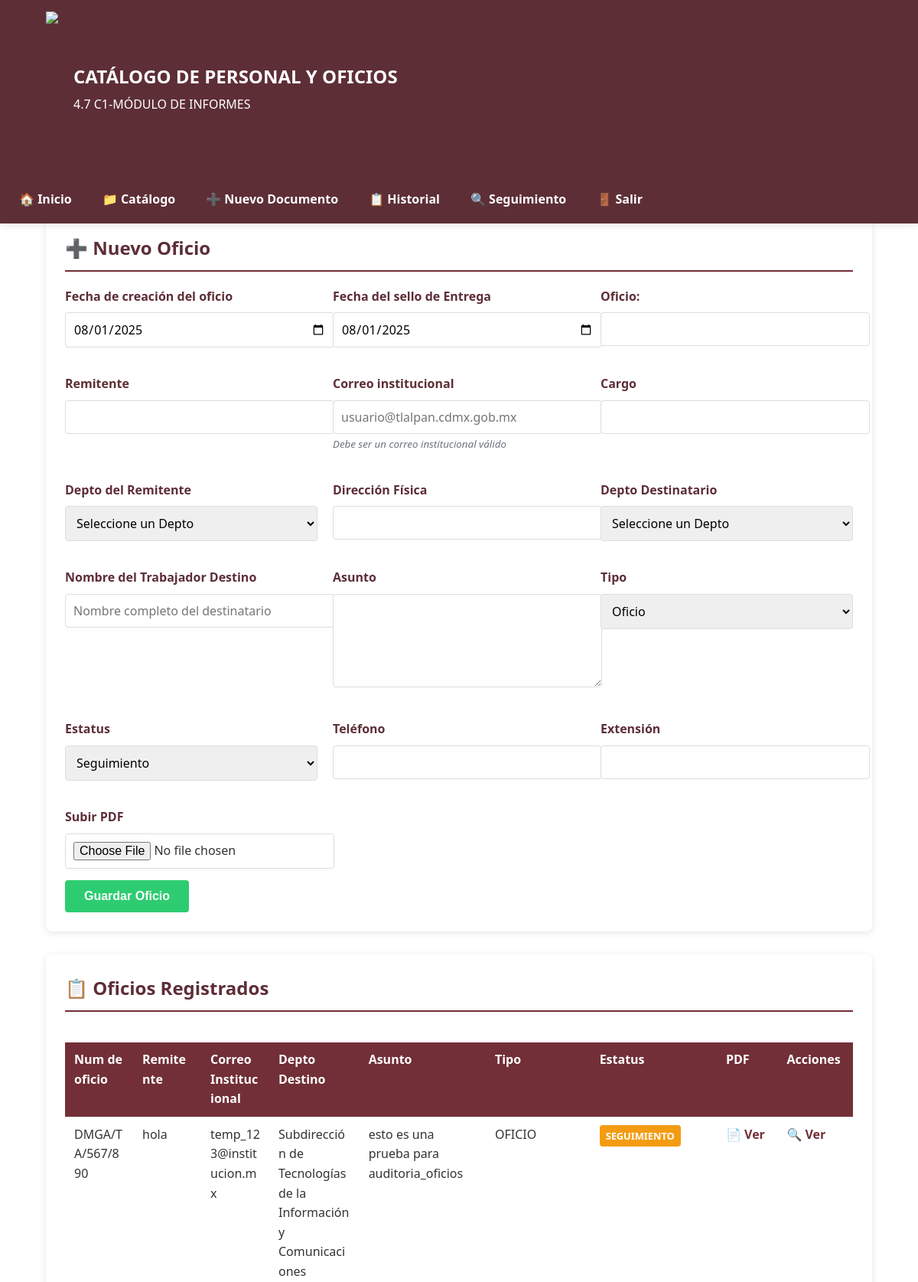
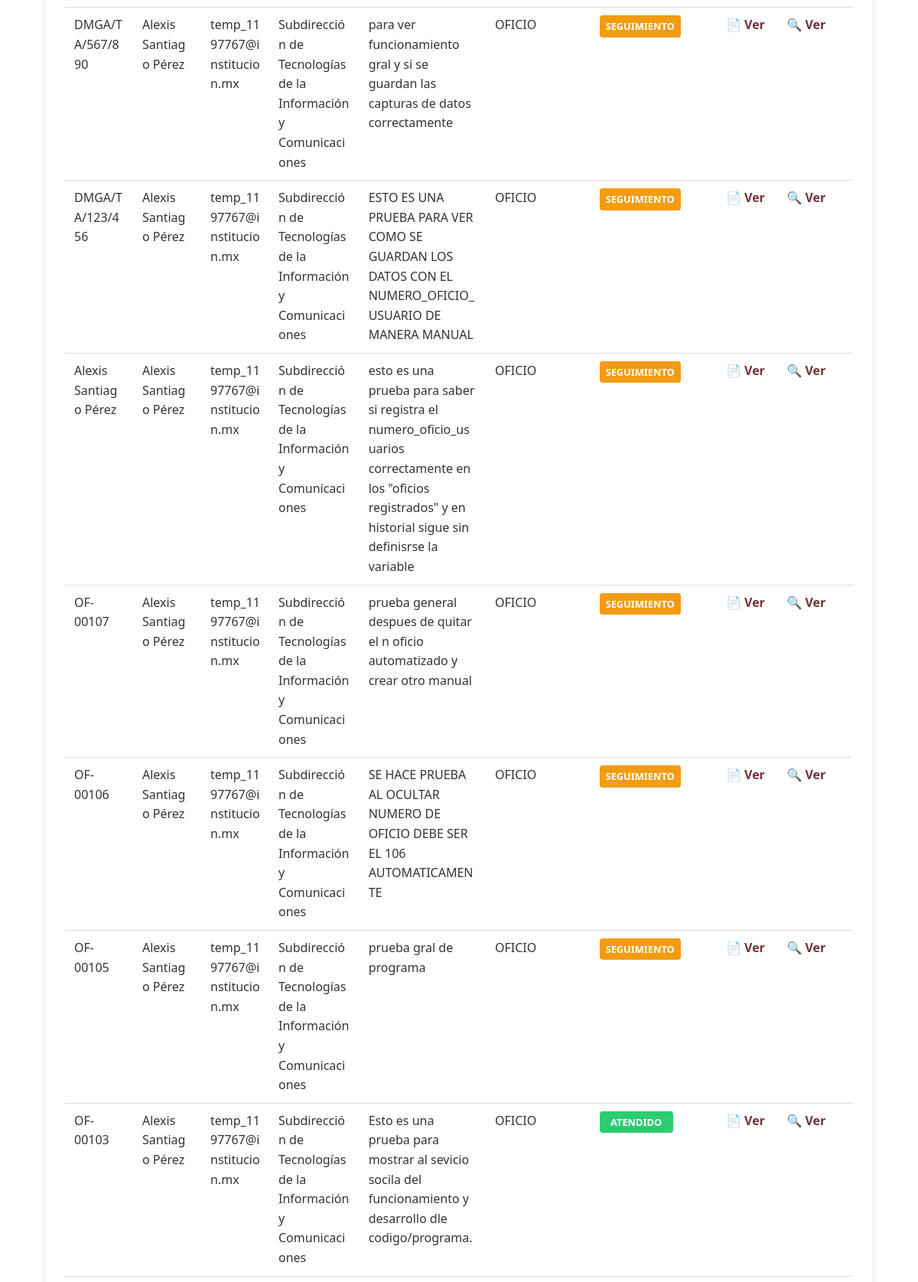
The app's page /index.php (signed in, upper part) with its own data (2 pictures, top to bottom).
### tables this page shows
CREATE TABLE `documentos` (
  `id` int(11) NOT NULL,
  `fecha_creacion` datetime NOT NULL,
  `fecha_entrega` date NOT NULL,
  `fecha_recepcion` date DEFAULT NULL,
  `numero_oficio` varchar(50) NOT NULL,
  `remitente` varchar(100) NOT NULL,
  `cargo_remitente` varchar(100) NOT NULL,
  `depto_remitente` varchar(100) DEFAULT NULL,
  `telefono` varchar(20) DEFAULT NULL,
  `asunto` text NOT NULL,
  `tipo` enum('OFICIO','TURNO','CIRCULAR','NOTA_INFORMATIVA','CONOCIMIENTO') NOT NULL,
  `estatus` enum('SEGUIMIENTO','ATENDIDO','TURNADO') NOT NULL,
  `pdf_url` varchar(255) NOT NULL,
  `etapa` enum('RECIBIDO','RESPUESTA','ACUSE') DEFAULT 'RECIBIDO',
  `fecha_respuesta` date DEFAULT NULL,
  `destinatario` varchar(255) DEFAULT NULL,
  `usuario_responde` int(11) DEFAULT NULL,
  `usuario_acusa` int(11) DEFAULT NULL,
  `fecha_acuse` date DEFAULT NULL,
  `dire_fisica` varchar(255) DEFAULT NULL,
  `usuario_registra` int(11) DEFAULT NULL,
  `jud_destino` varchar(100) DEFAULT NULL,
  `numero_empleado` varchar(20) NOT NULL,
  `numero_oficio_usuario` varchar(50) DEFAULT NULL,
  `email_institucional` varchar(100) NOT NULL
);

### index.php (the view, shortened to what this page needs)
<?php
require 'auth_middleware.php';
require 'database.php';
function generarNumeroAutomatico() {
    global $conn;
    $query = "SELECT MAX(CAST(SUBSTRING(numero_empleado, 5) AS UNSIGNED)) as max_num FROM catalogo_personal";
    $result = mysqli_query($conn, $query);
    $row = mysqli_fetch_assoc($result);
    $next_num = ($row['max_num'] ?? 0) + 1;
    return 'EMP-' . str_pad($next_num, 5, '0', STR_PAD_LEFT);
}
$query = "SELECT
    d.id,
    d.numero_oficio,
    COALESCE(d.numero_oficio_usuario, d.numero_oficio) AS numero_oficio_mostrar,
    DATE_FORMAT(d.fecha_creacion, '%d/%m/%Y %H:%i') AS fecha_creacion_format,
    DATE_FORMAT(d.fecha_entrega, '%d/%m/%Y') AS fecha_entrega_format,
    IFNULL(cp.nombre, d.remitente) AS remitente,
    d.numero_empleado,
    COALESCE(d.email_institucional, 'No especificado') AS email_institucional,
    d.jud_destino,
    d.asunto,
    d.tipo,
    d.estatus,
    CONCAT('http://', 'localhost/SISTEMA_OFICIOS/', d.pdf_url) AS pdf_url_completo,
    u.username AS registrado_por
FROM documentos d
LEFT JOIN usuarios u ON d.usuario_registra = u.id
LEFT JOIN catalogo_personal cp ON TRIM(d.email_institucional) = TRIM(cp.email_institucional)
WHERE d.remitente IS NOT NULL
ORDER BY d.fecha_creacion DESC, d.id DESC
LIMIT 200";
$result = mysqli_query($conn, $query);
?>
<!DOCTYPE html>
<html lang="es">
<head>
</head>
<body>
    <div class="header-container">
        <header class="header">
            <div class="header-content">
                <img src="https://encrypted-tbn0.gstatic.com/images?q=tbn:ANd9GcQ7aYPuTCzDGoZMSU-RjMxRgxT46_uK_Bl3fw&s">
                <div class="header-text">
                    <h1>CATÁLOGO DE PERSONAL Y OFICIOS</h1>
                    <p>4.7 C1-MÓDULO DE INFORMES</p>
                </div>
            </div>
        </header>
        <nav class="menu">
        </nav>
    </div>
    <main class="container">
        <div class="welcome-container">
            <div class="welcome-msg">
                Bienvenido, <strong><?= htmlspecialchars($_SESSION['user']['username']) ?></strong>
                <span class="role-badge"><?= $_SESSION['user']['rol'] ?></span>
            </div>
            <a href="logout.php" class="btn" style="background-color: var(--danger-color);">Cerrar Sesión</a>
        </div>
        <?php if (in_array($_SESSION['user']['rol'], ['SISTEMAS', 'ADMIN', 'CAPTURISTA'])): ?>
        <section class="card">
            <h2 class="card-title">➕ Nuevo Oficio</h2>
            <form action="guardar.php" method="post" enctype="multipart/form-data" id="oficioForm">
                <div class="form-grid">
                    <div class="form-group">
                        <label for="fecha_creacion">Fecha de creación del oficio</label>
                        <input type="date" id="fecha_creacion" name="fecha_creacion" required value="<?= date('Y-m-d') ?>">
                    </div>
                    <div class="form-group">
                        <label for="fecha_entrega">Fecha del sello de Entrega</label>
                        <input type="date" id="fecha_entrega" name="fecha_entrega" required value="<?= date('Y-m-d') ?>">
                    </div>
                    <div class="form-group">
                        <label for="numero_oficio_usuario">Oficio:</label>
                        <input type="text" class="form-control" id="numero_oficio_usuario" name="numero_oficio_usuario" required>
                    </div>
                    <div class="form-group">
                        <label for="remitente">Remitente</label>
                        <input type="text" id="remitente" name="remitente" required>
                    </div>
                    <div class="form-group">
    <label for="email_institucional">Correo institucional</label>
    <input type="email" id="email_institucional" name="email_institucional" required
        placeholder="usuario@tlalpan.cdmx.gob.mx"
        onblur="validarCorreo(this)">
    <small id="emailHelp" class="text-muted">Debe ser un correo institucional válido</small>
</div>
<input type="hidden" name="numero_empleado" id="numero_empleado" value="<?= generarNumeroAutomatico() ?>">
                    <div class="form-group">
                        <label for="cargo_remitente">Cargo</label>
                        <input type="text" id="cargo_remitente" name="cargo_remitente" required>
                    </div>
                    <div class="form-group">
                        <label for="depto_remitente">Depto del Remitente</label>
                        <select id="depto_remitente" name="depto_remitente" required>
                            <option value="">Seleccione un Depto</option>
                        </select>
                    </div>
                    <div class="form-group">
                        <label for="dire_fisica">Dirección Física</label>
                        <input type="text" id="dire_fisica" name="dire_fisica" required>
                    </div>
                    <div class="form-group">
                        <label for="jud_destino">Depto Destinatario</label>
                        <select id="jud_destino" name="jud_destino" required>
                            <option value="">Seleccione un Depto</option>
                        </select>
                    </div>
                    <div class="form-group">
                        <label for="trabajador_destino">Nombre del Trabajador Destino</label>
                        <input type="text" id="trabajador_destino" name="trabajador_destino"
                                placeholder="Nombre completo del destinatario">
                    </div>
                    <div class="form-group">
                        <label for="asunto">Asunto</label>
                        <textarea id="asunto" name="asunto" required></textarea>
                    </div>
                    <div class="form-group">
                        <label for="tipo">Tipo</label>
                        <select id="tipo" name="tipo" required>
                            <option value="OFICIO">Oficio</option>
                        </select>
                    </div>
                    <div class="form-group">
                        <label for="estatus">Estatus</label>
                        <select id="estatus" name="estatus" required>
                            <option value="SEGUIMIENTO">Seguimiento</option>
                        </select>
                    </div>
                    <div class="form-group">
                        <label for="telefono">Teléfono</label>
                        <input type="tel" id="telefono" name="telefono" required>
                    </div>
                    <div class="form-group">
                        <label for="extension">Extensión</label>
                        <input type="text" id="extension" name="extension" pattern="[0-9]{1,5}" title="Solo números, máximo 5 dígitos">
                    </div>
                    <div class="form-group">
                        <label for="pdf_file">Subir PDF</label>
                        <input type="file" id="pdf_file" name="pdf_file" accept=".pdf" required>
                    </div>
                </div>
                <button type="submit" class="btn">Guardar Oficio</button>
            </form>
        </section>
        <?php endif; ?>
        <section class="card">
            <h2 class="card-title">📋 Oficios Registrados</h2>
            <div class="table-container">
                <table>
                    <thead>
                        <tr>
                            <th>Num de oficio</th>
                            <th>Remitente</th>
                            <th>Correo Institucional</th>
                            <th>Depto Destino</th>
                            <th>Asunto</th>
                            <th>Tipo</th>
                            <th>Estatus</th>
                            <th>PDF</th>
                            <th>Acciones</th>
                        </tr>
                    </thead>
                    <tbody>
    <?php while ($row = mysqli_fetch_assoc($result)): ?>
    <tr>
        <td><?= htmlspecialchars($row['numero_oficio_mostrar'] ?? 'N/A') ?></td>
        <td><?= htmlspecialchars($row['remitente']) ?></td>
        <td><?= htmlspecialchars($row['email_institucional']) ?></td>
        <td><?= htmlspecialchars($row['jud_destino']) ?></td>
        <td><?= htmlspecialchars($row['asunto']) ?></td>
        <td><?= htmlspecialchars($row['tipo']) ?></td>
                            <td>
                                <span class="estatus-badge" style="background-color: <?=
                                    $row['estatus'] === 'ATENDIDO' ? '#2ecc71' :
                                    ($row['estatus'] === 'TURNADO' ? '#3498db' : '#f39c12')
                                ?>;">
                                    <?= htmlspecialchars($row['estatus']) ?>
                                </span>
                            </td>
                            <td>
                                <?php if (!empty($row['pdf_url_completo'])): ?>
                                    <a href="<?= htmlspecialchars($row['pdf_url_completo']) ?>"
                                        target="_blank"
                                        class="action-link"
                                        title="Ver documento PDF">
                                        📄 Ver
                                    </a>
                                <?php else: ?>
                                    <span class="text-muted">No disponible</span>
                                <?php endif; ?>
                            </td>
                            <td>
                                <?php if ($_SESSION['user']['rol'] === 'SISTEMAS'): ?>
                                    <a href="editar.php?id=<?= $row['id'] ?>"
                                        class="action-link"
                                        title="Editar oficio">
                                        ✏️ Editar
                                    </a>
                                    <a href="eliminar.php?id=<?= $row['id'] ?>"
                                        class="action-link delete-link"
                                        title="Eliminar oficio"
                                        onclick="return confirm('¿Estás seguro de eliminar este oficio?')">
                                        🗑️ Eliminar
                                    </a>
                                <?php else: ?>
                                    <a href="detalle.php?id=<?= $row['id'] ?>"
                                        class="action-link"
                                        title="Ver detalles">
                                        🔍 Ver
                                    </a>
                                <?php endif; ?>
                            </td>
                        </tr>
                        <?php endwhile; ?>
                    </tbody>
                </table>
            </div>
        </section>
    </main>

### records on screen
documentos: numero_oficio_mostrar "DMGA/TA/567/890", remitente "hola", email_institucional "temp_123@institucion.mx", jud_destino "Subdirección de Tecnologías de la Información y Comunicaciones", asunto "esto es una prueba para auditoria_oficios", tipo "OFICIO", estatus "SEGUIMIENTO"
documentos: numero_oficio_mostrar "DMGA/TA/567/890", remitente "Alexis Santiago Pérez", email_institucional "temp_1197767@institucion.mx", jud_destino "Subdirección de Tecnologías de la Información y Comunicaciones", asunto "para ver funcionamiento gral y si se guardan las capturas de datos correctamente", tipo "OFICIO", estatus "SEGUIMIENTO"
documentos: numero_oficio_mostrar "DMGA/TA/123/456", remitente "Alexis Santiago Pérez", email_institucional "temp_1197767@institucion.mx", jud_destino "Subdirección de Tecnologías de la Información y Comunicaciones", asunto "ESTO ES UNA PRUEBA PARA VER COMO SE GUARDAN LOS DATOS CON EL NUMERO_OFICIO_USUARIO DE MANERA MANUAL", tipo "OFICIO", estatus "SEGUIMIENTO"
documentos: numero_oficio_mostrar "Alexis Santiago Pérez", remitente "Alexis Santiago Pérez", email_institucional "temp_1197767@institucion.mx", jud_destino "Subdirección de Tecnologías de la Información y Comunicaciones", asunto "esto es una prueba para saber si registra el numero_oficio_usuarios correctamente en los \"oficios registrados\" y en historial sigue sin definisrse la variable", tipo "OFICIO", estatus "SEGUIMIENTO"
documentos: numero_oficio_mostrar "OF-00107", remitente "Alexis Santiago Pérez", email_institucional "temp_1197767@institucion.mx", jud_destino "Subdirección de Tecnologías de la Información y Comunicaciones", asunto "prueba general despues de quitar el n oficio automatizado y crear otro manual", tipo "OFICIO", estatus "SEGUIMIENTO"
documentos: numero_oficio_mostrar "OF-00106", remitente "Alexis Santiago Pérez", email_institucional "temp_1197767@institucion.mx", jud_destino "Subdirección de Tecnologías de la Información y Comunicaciones", asunto "SE HACE PRUEBA AL OCULTAR NUMERO DE OFICIO DEBE SER EL 106 AUTOMATICAMENTE", tipo "OFICIO", estatus "SEGUIMIENTO"
documentos: numero_oficio_mostrar "OF-00105", remitente "Alexis Santiago Pérez", email_institucional "temp_1197767@institucion.mx", jud_destino "Subdirección de Tecnologías de la Información y Comunicaciones", asunto "prueba gral de programa", tipo "OFICIO", estatus "SEGUIMIENTO"
documentos: numero_oficio_mostrar "OF-00103", remitente "Alexis Santiago Pérez", email_institucional "temp_1197767@institucion.mx", jud_destino "Subdirección de Tecnologías de la Información y Comunicaciones", asunto "Esto es una prueba para mostrar al sevicio socila del funcionamiento y desarrollo dle codigo/programa.", tipo "OFICIO", estatus "ATENDIDO"

### other values on screen
$icono "🏠"
$item['texto'] "Inicio"
$icono "📁"
$item['texto'] "Catálogo"
$icono "➕"
$item['texto'] "Nuevo Documento"
$icono "📋"
$item['texto'] "Historial"
$icono "🔍"
$item['texto'] "Seguimiento"
$icono "🚪"
$item['texto'] "Salir"
